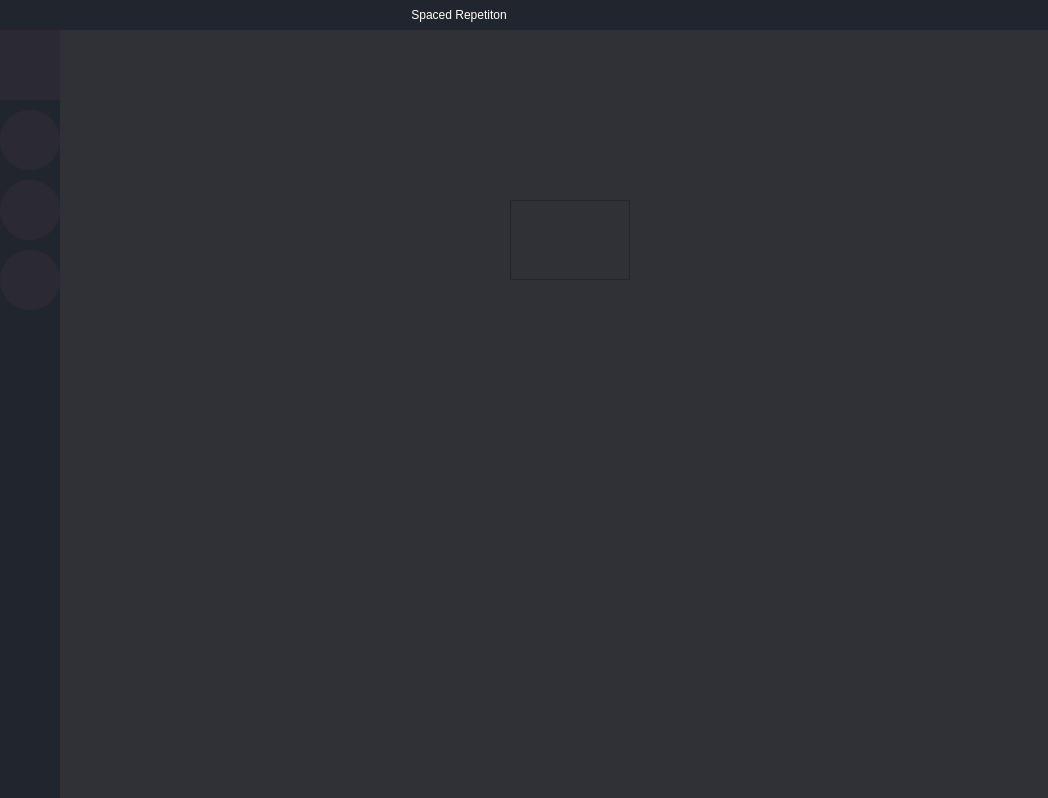
<?xml version="1.0" encoding="UTF-8"?>
<ui version="4.0">
 <class>MainWindow</class>
 <widget class="QMainWindow" name="MainWindow">
  <property name="geometry">
   <rect>
    <x>0</x>
    <y>0</y>
    <width>1048</width>
    <height>798</height>
   </rect>
  </property>
  <property name="windowTitle">
   <string>SpacedRepetition</string>
  </property>
  <property name="autoFillBackground">
   <bool>false</bool>
  </property>
  <property name="styleSheet">
   <string notr="true"/>
  </property>
  <property name="iconSize">
   <size>
    <width>50</width>
    <height>50</height>
   </size>
  </property>
  <property name="toolButtonStyle">
   <enum>Qt::ToolButtonIconOnly</enum>
  </property>
  <property name="tabShape">
   <enum>QTabWidget::Rounded</enum>
  </property>
  <widget class="QWidget" name="centralwidget">
   <property name="minimumSize">
    <size>
     <width>0</width>
     <height>0</height>
    </size>
   </property>
   <property name="styleSheet">
    <string notr="true">background: #2f3136</string>
   </property>
   <layout class="QVBoxLayout" name="verticalLayout_6">
    <property name="spacing">
     <number>0</number>
    </property>
    <property name="leftMargin">
     <number>0</number>
    </property>
    <property name="topMargin">
     <number>0</number>
    </property>
    <property name="rightMargin">
     <number>0</number>
    </property>
    <property name="bottomMargin">
     <number>0</number>
    </property>
    <item>
     <widget class="QWidget" name="title_widget" native="true">
      <property name="minimumSize">
       <size>
        <width>0</width>
        <height>30</height>
       </size>
      </property>
      <property name="maximumSize">
       <size>
        <width>16777215</width>
        <height>30</height>
       </size>
      </property>
      <property name="styleSheet">
       <string notr="true">background: #21252d;</string>
      </property>
      <layout class="QHBoxLayout" name="horizontalLayout_2">
       <property name="spacing">
        <number>20</number>
       </property>
       <property name="leftMargin">
        <number>0</number>
       </property>
       <property name="topMargin">
        <number>0</number>
       </property>
       <property name="rightMargin">
        <number>10</number>
       </property>
       <property name="bottomMargin">
        <number>0</number>
       </property>
       <item>
        <widget class="QLabel" name="app_name_label">
         <property name="font">
          <font>
           <family>Segoe UI</family>
           <pointsize>9</pointsize>
           <weight>50</weight>
           <bold>false</bold>
          </font>
         </property>
         <property name="styleSheet">
          <string notr="true">color: #fff;
border: 0px solid;</string>
         </property>
         <property name="text">
          <string>Spaced Repetiton</string>
         </property>
         <property name="alignment">
          <set>Qt::AlignCenter</set>
         </property>
        </widget>
       </item>
       <item>
        <widget class="QPushButton" name="tray_button">
         <property name="maximumSize">
          <size>
           <width>20</width>
           <height>20</height>
          </size>
         </property>
         <property name="styleSheet">
          <string notr="true">QPushButton{
	border: 0px solid;
}
QPushButton:hover{
	background: #34373d;
}
</string>
         </property>
         <property name="text">
          <string/>
         </property>
         <property name="icon">
          <iconset>
           <normaloff>tray.png</normaloff>tray.png</iconset>
         </property>
        </widget>
       </item>
       <item>
        <widget class="QPushButton" name="fullscreen_button">
         <property name="maximumSize">
          <size>
           <width>20</width>
           <height>20</height>
          </size>
         </property>
         <property name="styleSheet">
          <string notr="true">QPushButton{
	border: 0px solid;
}
QPushButton:hover{
	background: #34373d;
}
</string>
         </property>
         <property name="text">
          <string/>
         </property>
         <property name="icon">
          <iconset>
           <normaloff>fullscreen.png</normaloff>fullscreen.png</iconset>
         </property>
        </widget>
       </item>
       <item>
        <widget class="QPushButton" name="close_button">
         <property name="maximumSize">
          <size>
           <width>20</width>
           <height>20</height>
          </size>
         </property>
         <property name="styleSheet">
          <string notr="true">QPushButton{
	border: 0px solid;
}
QPushButton:hover{
	background: #d71e26;
}
</string>
         </property>
         <property name="text">
          <string/>
         </property>
         <property name="icon">
          <iconset>
           <normaloff>close.png</normaloff>close.png</iconset>
         </property>
         <property name="iconSize">
          <size>
           <width>25</width>
           <height>25</height>
          </size>
         </property>
        </widget>
       </item>
      </layout>
     </widget>
    </item>
    <item>
     <widget class="QWidget" name="app_widget" native="true">
      <property name="styleSheet">
       <string notr="true"/>
      </property>
      <layout class="QHBoxLayout" name="horizontalLayout">
       <property name="spacing">
        <number>0</number>
       </property>
       <property name="leftMargin">
        <number>0</number>
       </property>
       <property name="topMargin">
        <number>0</number>
       </property>
       <property name="rightMargin">
        <number>0</number>
       </property>
       <property name="bottomMargin">
        <number>0</number>
       </property>
       <item>
        <widget class="QFrame" name="left_frame">
         <property name="maximumSize">
          <size>
           <width>60</width>
           <height>16777215</height>
          </size>
         </property>
         <property name="styleSheet">
          <string notr="true">background: #21252d;</string>
         </property>
         <property name="frameShape">
          <enum>QFrame::NoFrame</enum>
         </property>
         <property name="frameShadow">
          <enum>QFrame::Raised</enum>
         </property>
         <layout class="QVBoxLayout" name="verticalLayout">
          <property name="spacing">
           <number>0</number>
          </property>
          <property name="leftMargin">
           <number>0</number>
          </property>
          <property name="topMargin">
           <number>0</number>
          </property>
          <property name="rightMargin">
           <number>0</number>
          </property>
          <property name="bottomMargin">
           <number>0</number>
          </property>
          <item>
           <widget class="QFrame" name="menu_toogle_button">
            <property name="maximumSize">
             <size>
              <width>16777215</width>
              <height>70</height>
             </size>
            </property>
            <property name="styleSheet">
             <string notr="true">background: #2f3136;</string>
            </property>
            <property name="frameShape">
             <enum>QFrame::NoFrame</enum>
            </property>
            <property name="frameShadow">
             <enum>QFrame::Raised</enum>
            </property>
            <layout class="QVBoxLayout" name="verticalLayout_2">
             <property name="spacing">
              <number>0</number>
             </property>
             <property name="leftMargin">
              <number>0</number>
             </property>
             <property name="topMargin">
              <number>0</number>
             </property>
             <property name="rightMargin">
              <number>0</number>
             </property>
             <property name="bottomMargin">
              <number>0</number>
             </property>
             <item>
              <widget class="QPushButton" name="toggle_button">
               <property name="sizePolicy">
                <sizepolicy hsizetype="Expanding" vsizetype="Expanding">
                 <horstretch>0</horstretch>
                 <verstretch>0</verstretch>
                </sizepolicy>
               </property>
               <property name="font">
                <font>
                 <pointsize>10</pointsize>
                </font>
               </property>
               <property name="styleSheet">
                <string notr="true">border: 0px solid;
background: #2b2a33;</string>
               </property>
               <property name="text">
                <string/>
               </property>
               <property name="icon">
                <iconset>
                 <normaloff>menu.png</normaloff>menu.png</iconset>
               </property>
               <property name="iconSize">
                <size>
                 <width>40</width>
                 <height>40</height>
                </size>
               </property>
              </widget>
             </item>
            </layout>
           </widget>
          </item>
          <item alignment="Qt::AlignTop">
           <widget class="QFrame" name="menu_items_frame">
            <property name="maximumSize">
             <size>
              <width>250</width>
              <height>16777215</height>
             </size>
            </property>
            <property name="styleSheet">
             <string notr="true">background: none;</string>
            </property>
            <property name="frameShape">
             <enum>QFrame::NoFrame</enum>
            </property>
            <property name="frameShadow">
             <enum>QFrame::Raised</enum>
            </property>
            <layout class="QVBoxLayout" name="verticalLayout_3">
             <property name="spacing">
              <number>10</number>
             </property>
             <property name="leftMargin">
              <number>0</number>
             </property>
             <property name="topMargin">
              <number>10</number>
             </property>
             <property name="rightMargin">
              <number>0</number>
             </property>
             <property name="bottomMargin">
              <number>10</number>
             </property>
             <item>
              <widget class="QPushButton" name="home_button">
               <property name="sizePolicy">
                <sizepolicy hsizetype="Minimum" vsizetype="Fixed">
                 <horstretch>40</horstretch>
                 <verstretch>0</verstretch>
                </sizepolicy>
               </property>
               <property name="minimumSize">
                <size>
                 <width>0</width>
                 <height>60</height>
                </size>
               </property>
               <property name="font">
                <font>
                 <family>Segoe UI</family>
                 <pointsize>10</pointsize>
                 <weight>50</weight>
                 <bold>false</bold>
                </font>
               </property>
               <property name="styleSheet">
                <string notr="true">color: #fff;
background-color: #2b2a33;
border: 0px solid;
border-radius: 30px;</string>
               </property>
               <property name="text">
                <string/>
               </property>
               <property name="icon">
                <iconset>
                 <normaloff>home.png</normaloff>home.png</iconset>
               </property>
               <property name="iconSize">
                <size>
                 <width>30</width>
                 <height>30</height>
                </size>
               </property>
              </widget>
             </item>
             <item>
              <widget class="QPushButton" name="settings_button">
               <property name="sizePolicy">
                <sizepolicy hsizetype="Minimum" vsizetype="Minimum">
                 <horstretch>40</horstretch>
                 <verstretch>0</verstretch>
                </sizepolicy>
               </property>
               <property name="minimumSize">
                <size>
                 <width>0</width>
                 <height>60</height>
                </size>
               </property>
               <property name="font">
                <font>
                 <family>Segoe UI</family>
                 <pointsize>10</pointsize>
                 <weight>50</weight>
                 <bold>false</bold>
                </font>
               </property>
               <property name="styleSheet">
                <string notr="true">color: #fff;
background-color: #2b2a33;
border: 0px solid;
border-radius: 30px;</string>
               </property>
               <property name="text">
                <string/>
               </property>
               <property name="icon">
                <iconset>
                 <normaloff>settings.png</normaloff>settings.png</iconset>
               </property>
               <property name="iconSize">
                <size>
                 <width>30</width>
                 <height>30</height>
                </size>
               </property>
              </widget>
             </item>
             <item>
              <widget class="QPushButton" name="edit_button">
               <property name="sizePolicy">
                <sizepolicy hsizetype="Minimum" vsizetype="Fixed">
                 <horstretch>40</horstretch>
                 <verstretch>40</verstretch>
                </sizepolicy>
               </property>
               <property name="minimumSize">
                <size>
                 <width>0</width>
                 <height>60</height>
                </size>
               </property>
               <property name="font">
                <font>
                 <family>Segoe UI</family>
                 <pointsize>10</pointsize>
                </font>
               </property>
               <property name="styleSheet">
                <string notr="true">color: #fff;
background-color: #2b2a33;
border: 0px solid;
border-radius: 30px;</string>
               </property>
               <property name="text">
                <string/>
               </property>
               <property name="icon">
                <iconset>
                 <normaloff>editing.png</normaloff>editing.png</iconset>
               </property>
               <property name="iconSize">
                <size>
                 <width>30</width>
                 <height>30</height>
                </size>
               </property>
              </widget>
             </item>
            </layout>
           </widget>
          </item>
         </layout>
        </widget>
       </item>
       <item>
        <widget class="QFrame" name="main_frame">
         <property name="styleSheet">
          <string notr="true"/>
         </property>
         <property name="frameShape">
          <enum>QFrame::NoFrame</enum>
         </property>
         <property name="frameShadow">
          <enum>QFrame::Plain</enum>
         </property>
         <layout class="QVBoxLayout" name="verticalLayout_4">
          <property name="spacing">
           <number>0</number>
          </property>
          <property name="leftMargin">
           <number>0</number>
          </property>
          <property name="topMargin">
           <number>0</number>
          </property>
          <property name="rightMargin">
           <number>0</number>
          </property>
          <property name="bottomMargin">
           <number>0</number>
          </property>
          <item>
           <widget class="QStackedWidget" name="stacked_widget">
            <property name="currentIndex">
             <number>0</number>
            </property>
            <widget class="QWidget" name="home_page">
             <widget class="QFrame" name="frame_2">
              <property name="geometry">
               <rect>
                <x>450</x>
                <y>170</y>
                <width>120</width>
                <height>80</height>
               </rect>
              </property>
              <property name="frameShape">
               <enum>QFrame::StyledPanel</enum>
              </property>
              <property name="frameShadow">
               <enum>QFrame::Raised</enum>
              </property>
             </widget>
            </widget>
            <widget class="QWidget" name="edit_page">
             <property name="sizePolicy">
              <sizepolicy hsizetype="Maximum" vsizetype="Maximum">
               <horstretch>0</horstretch>
               <verstretch>0</verstretch>
              </sizepolicy>
             </property>
             <layout class="QVBoxLayout" name="verticalLayout_8">
              <property name="spacing">
               <number>0</number>
              </property>
              <property name="leftMargin">
               <number>0</number>
              </property>
              <property name="topMargin">
               <number>0</number>
              </property>
              <property name="rightMargin">
               <number>0</number>
              </property>
              <property name="bottomMargin">
               <number>0</number>
              </property>
              <item>
               <widget class="QScrollArea" name="scrollArea">
                <property name="frameShape">
                 <enum>QFrame::NoFrame</enum>
                </property>
                <property name="widgetResizable">
                 <bool>true</bool>
                </property>
                <widget class="QWidget" name="scrollAreaWidgetContents">
                 <property name="geometry">
                  <rect>
                   <x>0</x>
                   <y>0</y>
                   <width>988</width>
                   <height>768</height>
                  </rect>
                 </property>
                 <layout class="QHBoxLayout" name="horizontalLayout_3">
                  <property name="spacing">
                   <number>0</number>
                  </property>
                  <property name="leftMargin">
                   <number>0</number>
                  </property>
                  <property name="topMargin">
                   <number>0</number>
                  </property>
                  <property name="rightMargin">
                   <number>0</number>
                  </property>
                  <property name="bottomMargin">
                   <number>0</number>
                  </property>
                  <item>
                   <layout class="QVBoxLayout" name="edit_layout">
                    <property name="spacing">
                     <number>100</number>
                    </property>
                    <property name="bottomMargin">
                     <number>0</number>
                    </property>
                   </layout>
                  </item>
                 </layout>
                </widget>
               </widget>
              </item>
             </layout>
            </widget>
            <widget class="QWidget" name="settings_page">
             <property name="font">
              <font>
               <family>Segoe UI</family>
              </font>
             </property>
             <layout class="QVBoxLayout" name="verticalLayout_5">
              <property name="spacing">
               <number>0</number>
              </property>
              <property name="leftMargin">
               <number>0</number>
              </property>
              <property name="topMargin">
               <number>0</number>
              </property>
              <property name="rightMargin">
               <number>0</number>
              </property>
              <property name="bottomMargin">
               <number>0</number>
              </property>
              <item>
               <widget class="QFrame" name="settings">
                <property name="styleSheet">
                 <string notr="true">background: none;</string>
                </property>
                <property name="frameShape">
                 <enum>QFrame::NoFrame</enum>
                </property>
                <property name="frameShadow">
                 <enum>QFrame::Raised</enum>
                </property>
                <layout class="QVBoxLayout" name="verticalLayout_7">
                 <property name="spacing">
                  <number>0</number>
                 </property>
                 <property name="leftMargin">
                  <number>0</number>
                 </property>
                 <property name="topMargin">
                  <number>0</number>
                 </property>
                 <property name="rightMargin">
                  <number>0</number>
                 </property>
                 <property name="bottomMargin">
                  <number>0</number>
                 </property>
                 <item>
                  <widget class="QFrame" name="time_settings">
                   <property name="sizePolicy">
                    <sizepolicy hsizetype="Preferred" vsizetype="Preferred">
                     <horstretch>0</horstretch>
                     <verstretch>0</verstretch>
                    </sizepolicy>
                   </property>
                   <property name="minimumSize">
                    <size>
                     <width>0</width>
                     <height>120</height>
                    </size>
                   </property>
                   <property name="styleSheet">
                    <string notr="true"/>
                   </property>
                   <property name="frameShape">
                    <enum>QFrame::NoFrame</enum>
                   </property>
                   <property name="frameShadow">
                    <enum>QFrame::Raised</enum>
                   </property>
                  </widget>
                 </item>
                </layout>
               </widget>
              </item>
             </layout>
            </widget>
           </widget>
          </item>
         </layout>
        </widget>
       </item>
      </layout>
     </widget>
    </item>
   </layout>
  </widget>
  <action name="action">
   <property name="text">
    <string>Нов</string>
   </property>
  </action>
 </widget>
 <resources/>
 <connections/>
</ui>
